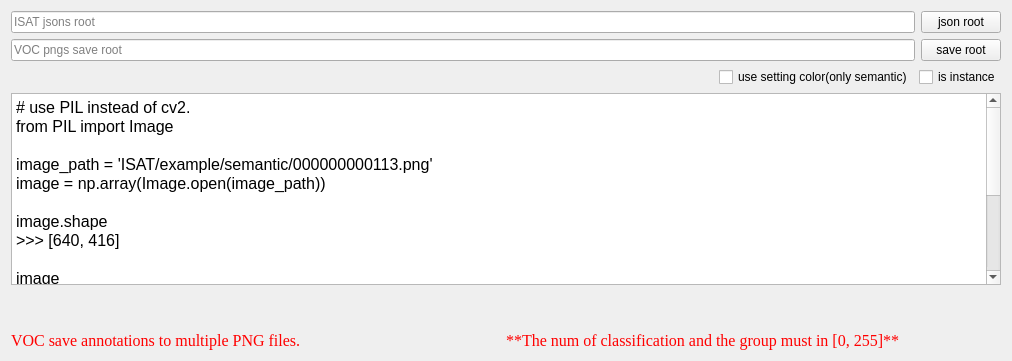
     <widget class="QWidget" name="tab_VOC">
      <attribute name="title">
       <string>VOC</string>
      </attribute>
      <layout class="QVBoxLayout" name="verticalLayout_14">
       <item>
        <widget class="QWidget" name="widget_12" native="true">
         <layout class="QGridLayout" name="gridLayout_5">
          <property name="leftMargin">
           <number>0</number>
          </property>
          <property name="topMargin">
           <number>0</number>
          </property>
          <property name="rightMargin">
           <number>0</number>
          </property>
          <property name="bottomMargin">
           <number>0</number>
          </property>
          <item row="1" column="1">
           <widget class="QPushButton" name="pushButton_isat2voc_voc_png_root">
            <property name="text">
             <string>save root</string>
            </property>
           </widget>
          </item>
          <item row="1" column="0">
           <widget class="QLineEdit" name="lineEdit_isat2voc_voc_png_root">
            <property name="readOnly">
             <bool>true</bool>
            </property>
            <property name="placeholderText">
             <string>VOC pngs save root</string>
            </property>
           </widget>
          </item>
          <item row="0" column="0">
           <widget class="QLineEdit" name="lineEdit_isat2voc_isat_json_root">
            <property name="readOnly">
             <bool>true</bool>
            </property>
            <property name="placeholderText">
             <string>ISAT jsons root</string>
            </property>
           </widget>
          </item>
          <item row="0" column="1">
           <widget class="QPushButton" name="pushButton_isat2voc_isat_json_root">
            <property name="text">
             <string>json root</string>
            </property>
           </widget>
          </item>
         </layout>
        </widget>
       </item>
       <item>
        <widget class="QWidget" name="widget_15" native="true">
         <property name="maximumSize">
          <size>
           <width>16777215</width>
           <height>16777215</height>
          </size>
         </property>
         <layout class="QHBoxLayout" name="horizontalLayout_4">
          <property name="leftMargin">
           <number>0</number>
          </property>
          <property name="topMargin">
           <number>0</number>
          </property>
          <property name="rightMargin">
           <number>0</number>
          </property>
          <property name="bottomMargin">
           <number>0</number>
          </property>
          <item>
           <spacer name="horizontalSpacer_4">
            <property name="orientation">
             <enum>Qt::Horizontal</enum>
            </property>
            <property name="sizeHint" stdset="0">
             <size>
              <width>708</width>
              <height>20</height>
             </size>
            </property>
           </spacer>
          </item>
          <item>
           <widget class="QCheckBox" name="checkBox_use_setting_color">
            <property name="text">
             <string>use setting color(only semantic)</string>
            </property>
           </widget>
          </item>
          <item>
           <widget class="QCheckBox" name="checkBox_is_instance">
            <property name="text">
             <string>is instance</string>
            </property>
           </widget>
          </item>
         </layout>
        </widget>
       </item>
       <item>
        <widget class="QTextBrowser" name="textBrowser_2">
         <property name="maximumSize">
          <size>
           <width>16777215</width>
           <height>16777215</height>
          </size>
         </property>
         <property name="html">
          <string>&lt;!DOCTYPE HTML PUBLIC &quot;-//W3C//DTD HTML 4.0//EN&quot; &quot;http://www.w3.org/TR/REC-html40/strict.dtd&quot;&gt;
&lt;html&gt;&lt;head&gt;&lt;meta name=&quot;qrichtext&quot; content=&quot;1&quot; /&gt;&lt;style type=&quot;text/css&quot;&gt;
p, li { white-space: pre-wrap; }
&lt;/style&gt;&lt;/head&gt;&lt;body style=&quot; font-family:'Times New Roman'; font-size:12pt; font-weight:400; font-style:normal;&quot;&gt;
&lt;p style=&quot; margin-top:0px; margin-bottom:0px; margin-left:0px; margin-right:0px; -qt-block-indent:0; text-indent:0px;&quot;&gt;# use PIL instead of cv2.&lt;/p&gt;
&lt;p style=&quot; margin-top:0px; margin-bottom:0px; margin-left:0px; margin-right:0px; -qt-block-indent:0; text-indent:0px;&quot;&gt;from PIL import Image&lt;/p&gt;
&lt;p style=&quot;-qt-paragraph-type:empty; margin-top:0px; margin-bottom:0px; margin-left:0px; margin-right:0px; -qt-block-indent:0; text-indent:0px;&quot;&gt;&lt;br /&gt;&lt;/p&gt;
&lt;p style=&quot; margin-top:0px; margin-bottom:0px; margin-left:0px; margin-right:0px; -qt-block-indent:0; text-indent:0px;&quot;&gt;image_path = 'ISAT/example/semantic/000000000113.png'&lt;/p&gt;
&lt;p style=&quot; margin-top:0px; margin-bottom:0px; margin-left:0px; margin-right:0px; -qt-block-indent:0; text-indent:0px;&quot;&gt;image = np.array(Image.open(image_path))&lt;/p&gt;
&lt;p style=&quot;-qt-paragraph-type:empty; margin-top:0px; margin-bottom:0px; margin-left:0px; margin-right:0px; -qt-block-indent:0; text-indent:0px;&quot;&gt;&lt;br /&gt;&lt;/p&gt;
&lt;p style=&quot; margin-top:0px; margin-bottom:0px; margin-left:0px; margin-right:0px; -qt-block-indent:0; text-indent:0px;&quot;&gt;image.shape&lt;/p&gt;
&lt;p style=&quot; margin-top:0px; margin-bottom:0px; margin-left:0px; margin-right:0px; -qt-block-indent:0; text-indent:0px;&quot;&gt;&amp;gt;&amp;gt;&amp;gt; [640, 416]&lt;/p&gt;
&lt;p style=&quot;-qt-paragraph-type:empty; margin-top:0px; margin-bottom:0px; margin-left:0px; margin-right:0px; -qt-block-indent:0; text-indent:0px;&quot;&gt;&lt;br /&gt;&lt;/p&gt;
&lt;p style=&quot; margin-top:0px; margin-bottom:0px; margin-left:0px; margin-right:0px; -qt-block-indent:0; text-indent:0px;&quot;&gt;image&lt;/p&gt;
&lt;p style=&quot; margin-top:0px; margin-bottom:0px; margin-left:0px; margin-right:0px; -qt-block-indent:0; text-indent:0px;&quot;&gt;&amp;gt;&amp;gt;&amp;gt; [[0, 0, 0, ...0, 0, 0],&lt;/p&gt;
&lt;p style=&quot; margin-top:0px; margin-bottom:0px; margin-left:0px; margin-right:0px; -qt-block-indent:0; text-indent:0px;&quot;&gt;         [0, 0, 0, ...0, 0, 0],&lt;/p&gt;
&lt;p style=&quot; margin-top:0px; margin-bottom:0px; margin-left:0px; margin-right:0px; -qt-block-indent:0; text-indent:0px;&quot;&gt;         [0, 0, 0, ...0, 0, 0],&lt;/p&gt;
&lt;p style=&quot; margin-top:0px; margin-bottom:0px; margin-left:0px; margin-right:0px; -qt-block-indent:0; text-indent:0px;&quot;&gt;         ...&lt;/p&gt;
&lt;p style=&quot; margin-top:0px; margin-bottom:0px; margin-left:0px; margin-right:0px; -qt-block-indent:0; text-indent:0px;&quot;&gt;         [0, 0, 0, ...7, 7, 7],&lt;/p&gt;
&lt;p style=&quot; margin-top:0px; margin-bottom:0px; margin-left:0px; margin-right:0px; -qt-block-indent:0; text-indent:0px;&quot;&gt;         [0, 0, 0, ...7, 7, 7],&lt;/p&gt;
&lt;p style=&quot; margin-top:0px; margin-bottom:0px; margin-left:0px; margin-right:0px; -qt-block-indent:0; text-indent:0px;&quot;&gt;         [0, 0, 0, ...7, 7, 7]]&lt;/p&gt;
&lt;p style=&quot;-qt-paragraph-type:empty; margin-top:0px; margin-bottom:0px; margin-left:0px; margin-right:0px; -qt-block-indent:0; text-indent:0px;&quot;&gt;&lt;br /&gt;&lt;/p&gt;&lt;/body&gt;&lt;/html&gt;</string>
         </property>
        </widget>
       </item>
       <item>
        <spacer name="verticalSpacer">
         <property name="orientation">
          <enum>Qt::Vertical</enum>
         </property>
         <property name="sizeHint" stdset="0">
          <size>
           <width>20</width>
           <height>40</height>
          </size>
         </property>
        </spacer>
       </item>
       <item>
        <widget class="QWidget" name="widget_22" native="true">
         <property name="minimumSize">
          <size>
           <width>0</width>
           <height>0</height>
          </size>
         </property>
         <property name="maximumSize">
          <size>
           <width>16777215</width>
           <height>16777215</height>
          </size>
         </property>
         <layout class="QHBoxLayout" name="horizontalLayout_5">
          <property name="spacing">
           <number>0</number>
          </property>
          <property name="leftMargin">
           <number>0</number>
          </property>
          <property name="topMargin">
           <number>0</number>
          </property>
          <property name="rightMargin">
           <number>0</number>
          </property>
          <property name="bottomMargin">
           <number>0</number>
          </property>
          <item>
           <widget class="QLabel" name="label_5">
            <property name="maximumSize">
             <size>
              <width>16777215</width>
              <height>16777215</height>
             </size>
            </property>
            <property name="font">
             <font>
              <family>Times New Roman</family>
              <pointsize>12</pointsize>
              <weight>50</weight>
              <italic>false</italic>
              <bold>false</bold>
             </font>
            </property>
            <property name="styleSheet">
             <string notr="true">color: rgb(255, 0, 0);</string>
            </property>
            <property name="text">
             <string>VOC save annotations to multiple PNG files.</string>
            </property>
           </widget>
          </item>
          <item>
           <widget class="QLabel" name="label_10">
            <property name="font">
             <font>
              <family>Times New Roman</family>
              <pointsize>12</pointsize>
              <weight>50</weight>
              <italic>false</italic>
              <bold>false</bold>
             </font>
            </property>
            <property name="styleSheet">
             <string notr="true">color: rgb(255, 0, 0);</string>
            </property>
            <property name="text">
             <string>**The num of classification and the group must in [0, 255]**</string>
            </property>
           </widget>
          </item>
         </layout>
        </widget>
       </item>
      </layout>
     </widget>
